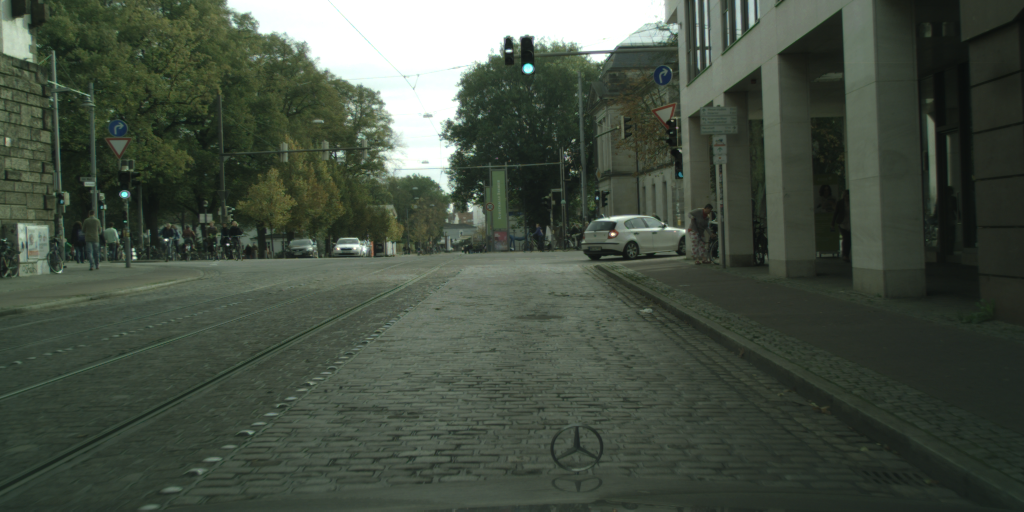
#> input picture data/bremen_000017_000019_leftImg8bit.png, 2048 x 1024 px, found by its file name (shown at 1/2 size)
$ jupyter execute --allow-errors blur.ipynb
#> lines starting #> are read from the running program, lines starting #| are printed output that depends on the picture
[cell 1]
print("Elementary imports: ")
import os
import json
import glob
import argparse

print("numpy/scipy imports:")
import numpy as np
from scipy import signal as sg
import scipy.ndimage as ndimage
from scipy.ndimage.filters import maximum_filter
import cv2 as cv


print("PIL imports:")
from PIL import Image

print("matplotlib imports:")
import matplotlib.pyplot as plt

[cell 2]
image = np.array(Image.open("data\\bremen_000017_000019_leftImg8bit.png").convert("L"))
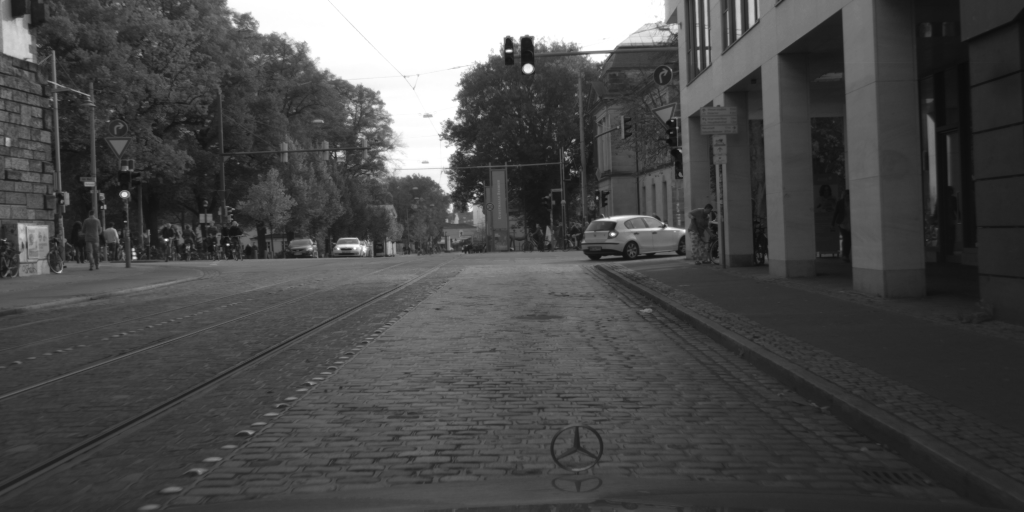
#> image: shape (1024, 2048) (shown at 1/2 size); min 10, max 255, mean 74.7
plt.figure().clf()
plt.imshow(image[125:151, 1043:1069], cmap='gray')
plt.show()
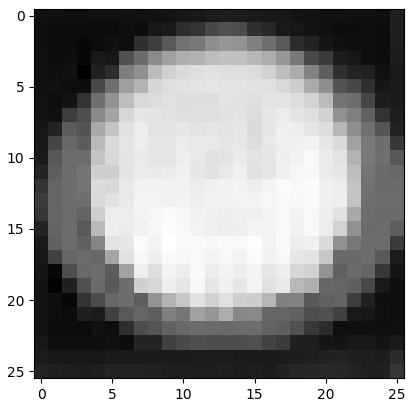
#> figure drawn by matplotlib, 1 panel
image[125:151, 1043:1069]

#> (a cell that did not finish here is left out)

[cell 4]
i_height= 250
i_width = 500
# image = image[::4, ::4]
image=cv.resize(image, (i_width, i_height ))
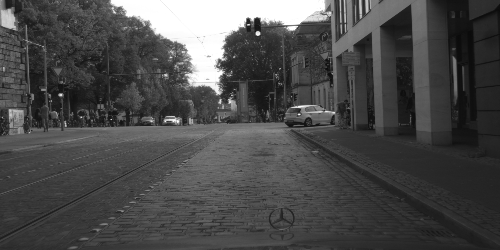
#> image: shape (250, 500); min 10, max 255, mean 74.6
plt.imshow(image,cmap='gray')
plt.show()

[cell 5]
filter_kernel = np.array([[-1, -1, -1, -1, -1],
                   [-1,  1,  2,  1, -1],
                   [-1,  2,  4,  2, -1],
                   [-1,  1,  2,  1, -1],
                   [-1, -1, -1, -1, -1]])

plt.imshow(filter_kernel,cmap='gray')

res = ndimage.filters.convolve(image, filter_kernel)
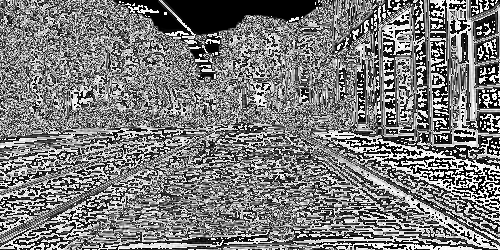
#> res: shape (250, 500); min 0, max 255, mean 123.1
plt.imshow(res,cmap='gray')
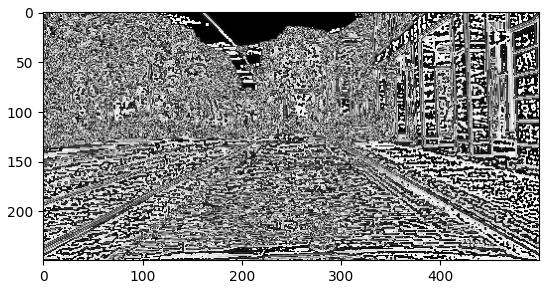
#> figure drawn by matplotlib, 1 panel

[cell 6]
filter_kernel = np.array([[-3.5, -2.25, -2, -2, -2],
                          [-2.25,  -1, 1/4, 1/2, 1],
                          [-2,  1/4, 1, 1, 1.25],
                          [-2, 1/2, 1, 2, 3],
                          [-2, 1,  1.25, 3, 4]])
filter_kernel = np.hstack([filter_kernel[::], np.fliplr(filter_kernel)])
filter_kernel = np.vstack([filter_kernel[::], filter_kernel[::-1]])

plt.imshow(filter_kernel,cmap='gray')

res = ndimage.filters.convolve(image, filter_kernel)
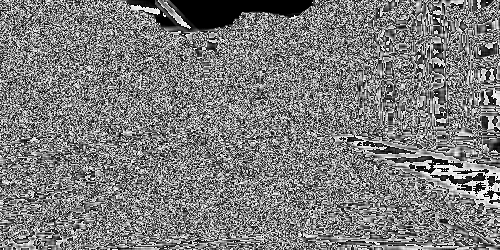
#> res: shape (250, 500); min 0, max 255, mean 124.3
plt.imshow(res,cmap='gray')
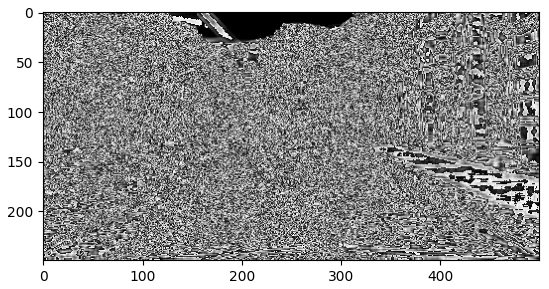
#> figure drawn by matplotlib, 1 panel

$ run again, with data/bremen_000003_000019_leftImg8bit.png copied over data/bremen_000017_000019_leftImg8bit.png
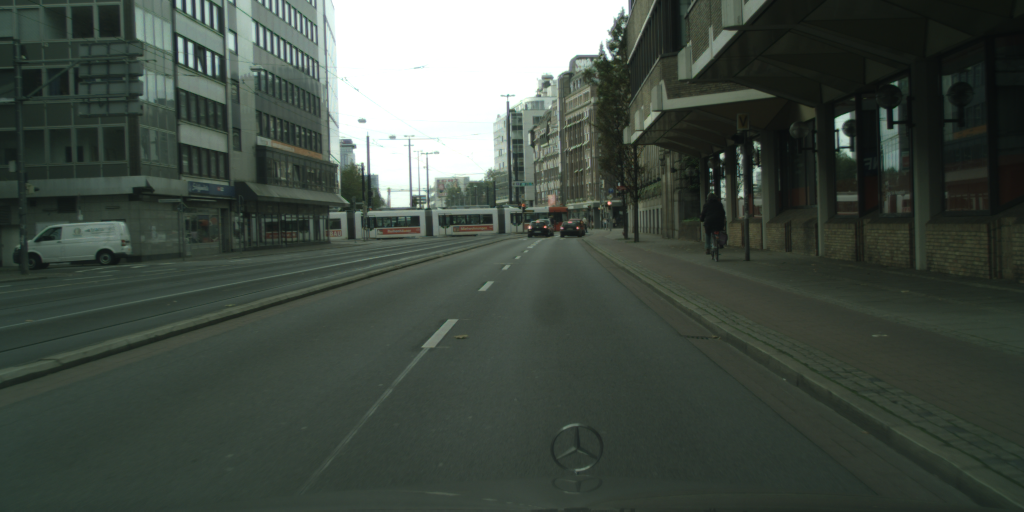
#> input picture data/bremen_000003_000019_leftImg8bit.png, 2048 x 1024 px, found by its file name (shown at 1/2 size)
#> `res = ndimage.filters.convolve(image, filter_kernel)`:
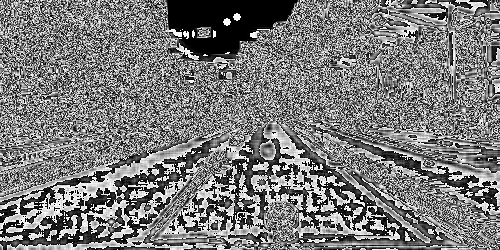
#> res: shape (250, 500); min 0, max 255, mean 122.1
#> `[cell 6] filter_kernel = np.array([[-3.5, -2.25, -2, -2, -2], [-2.25, ..`:
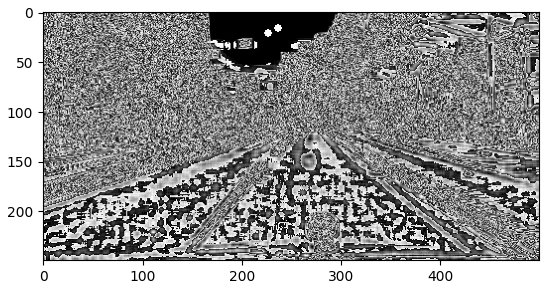
#> figure drawn by matplotlib, 1 panel

$ run again, with data/bremen_000006_000019_leftImg8bit.png copied over data/bremen_000017_000019_leftImg8bit.png
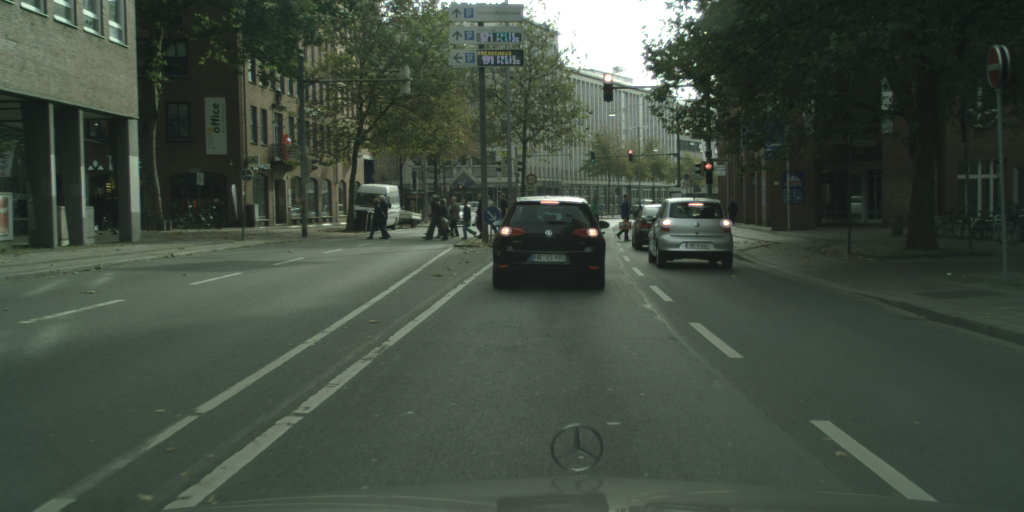
#> input picture data/bremen_000006_000019_leftImg8bit.png, 2048 x 1024 px, found by its file name (shown at 1/2 size)
#> `[cell 6] filter_kernel = np.array([[-3.5, -2.25, -2, -2, -2], [-2.25, ..`:
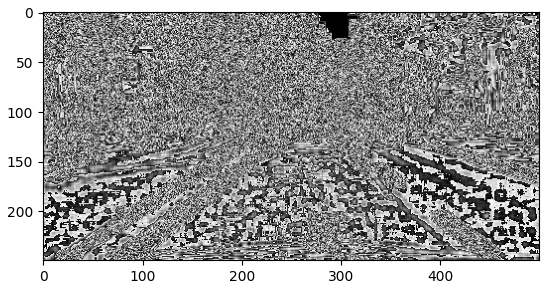
#> figure drawn by matplotlib, 1 panel
